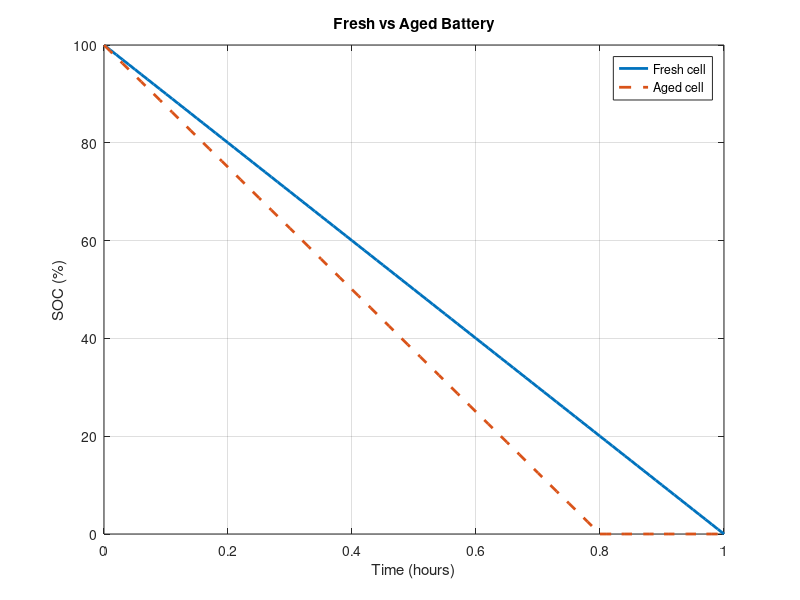

Recreate this plot in MATLAB.
% Battery Aging Comparison
% Simplified illustrative model

current_A = 2.0;
SOC_initial = 100;

% Fresh and aged cell properties
capacity_fresh = 2.0;  % Ah
capacity_aged = 1.6;   % Ah

R_fresh = 0.01;        % Ohm
R_aged = 0.05;         % Ohm

V_OC = 4.0;            % V, held constant for simplicity

% Time in hours
time_hours = 0:0.01:1;

% Calculate SOC
SOC_fresh = SOC_initial - ...
    (current_A .* time_hours ./ capacity_fresh) .* 100;

SOC_aged = SOC_initial - ...
    (current_A .* time_hours ./ capacity_aged) .* 100;

% Do not allow SOC to go below zero
SOC_fresh(SOC_fresh < 0) = 0;
SOC_aged(SOC_aged < 0) = 0;

% Calculate terminal voltage
V_fresh = V_OC - current_A * R_fresh;
V_aged = V_OC - current_A * R_aged;

% Display voltage results
disp('Fresh cell terminal voltage (V):')
disp(V_fresh)

disp('Aged cell terminal voltage (V):')
disp(V_aged)

% Plot SOC comparison
plot(time_hours, SOC_fresh, 'LineWidth', 2)
hold on
plot(time_hours, SOC_aged, '--', 'LineWidth', 2)
hold off

xlabel('Time (hours)')
ylabel('SOC (%)')
title('Fresh vs Aged Battery')
legend('Fresh cell', 'Aged cell')
grid on
ylim([0 100])
